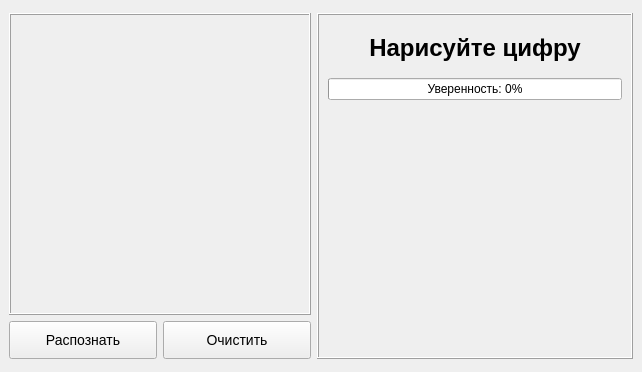
<?xml version="1.0" encoding="UTF-8"?>
<ui version="4.0">
 <class>MainWindow</class>
 <widget class="QMainWindow" name="MainWindow">
  <property name="geometry">
   <rect>
    <x>0</x>
    <y>0</y>
    <width>642</width>
    <height>372</height>
   </rect>
  </property>
  <property name="sizePolicy">
   <sizepolicy hsizetype="Preferred" vsizetype="Fixed">
    <horstretch>0</horstretch>
    <verstretch>0</verstretch>
   </sizepolicy>
  </property>
  <property name="windowTitle">
   <string>Распознавание цифр</string>
  </property>
  <widget class="QWidget" name="centralwidget">
   <layout class="QGridLayout" name="gridLayout">
    <item row="0" column="0">
     <layout class="QVBoxLayout" name="verticalLayout_2">
      <item>
       <widget class="QFrame" name="canvasFrame">
        <property name="sizePolicy">
         <sizepolicy hsizetype="Fixed" vsizetype="Fixed">
          <horstretch>0</horstretch>
          <verstretch>0</verstretch>
         </sizepolicy>
        </property>
        <property name="frameShape">
         <enum>QFrame::Box</enum>
        </property>
        <property name="frameShadow">
         <enum>QFrame::Raised</enum>
        </property>
        <layout class="QVBoxLayout" name="verticalLayout">
         <item>
          <widget class="DrawingCanvas" name="canvas" native="true">
           <property name="sizePolicy">
            <sizepolicy hsizetype="Fixed" vsizetype="Fixed">
             <horstretch>0</horstretch>
             <verstretch>0</verstretch>
            </sizepolicy>
           </property>
           <property name="minimumSize">
            <size>
             <width>280</width>
             <height>280</height>
            </size>
           </property>
           <property name="maximumSize">
            <size>
             <width>280</width>
             <height>280</height>
            </size>
           </property>
           <property name="cursor">
            <cursorShape>CrossCursor</cursorShape>
           </property>
          </widget>
         </item>
        </layout>
       </widget>
      </item>
      <item>
       <layout class="QHBoxLayout" name="horizontalLayout">
        <item>
         <widget class="QPushButton" name="predictButton">
          <property name="styleSheet">
           <string>padding: 10px; font-size: 14px;</string>
          </property>
          <property name="text">
           <string>Распознать</string>
          </property>
         </widget>
        </item>
        <item>
         <widget class="QPushButton" name="clearButton">
          <property name="styleSheet">
           <string>padding: 10px; font-size: 14px;</string>
          </property>
          <property name="text">
           <string>Очистить</string>
          </property>
         </widget>
        </item>
       </layout>
      </item>
     </layout>
    </item>
    <item row="0" column="1">
     <widget class="QFrame" name="predictionFrame">
      <property name="frameShape">
       <enum>QFrame::Box</enum>
      </property>
      <property name="frameShadow">
       <enum>QFrame::Raised</enum>
      </property>
      <layout class="QVBoxLayout" name="verticalLayout_3">
       <item>
        <widget class="QLabel" name="predictionLabel">
         <property name="sizePolicy">
          <sizepolicy hsizetype="Preferred" vsizetype="Fixed">
           <horstretch>0</horstretch>
           <verstretch>0</verstretch>
          </sizepolicy>
         </property>
         <property name="styleSheet">
          <string>font-size: 24px; font-weight: bold; margin: 10px;</string>
         </property>
         <property name="text">
          <string>Нарисуйте цифру</string>
         </property>
         <property name="alignment">
          <set>Qt::AlignCenter</set>
         </property>
        </widget>
       </item>
       <item>
        <widget class="QProgressBar" name="confidenceBar">
         <property name="value">
          <number>0</number>
         </property>
         <property name="alignment">
          <set>Qt::AlignCenter</set>
         </property>
         <property name="textVisible">
          <bool>true</bool>
         </property>
         <property name="format">
          <string>Уверенность: %p%</string>
         </property>
        </widget>
       </item>
       <item>
        <widget class="QLabel" name="probabilitiesLabel">
         <property name="font">
          <font>
           <family>Monospace</family>
           <pointsize>-1</pointsize>
          </font>
         </property>
         <property name="styleSheet">
          <string>font-size: 12px; margin: 10px;</string>
         </property>
         <property name="text">
          <string/>
         </property>
         <property name="textFormat">
          <enum>Qt::RichText</enum>
         </property>
         <property name="alignment">
          <set>Qt::AlignLeading|Qt::AlignLeft|Qt::AlignVCenter</set>
         </property>
        </widget>
       </item>
      </layout>
     </widget>
    </item>
   </layout>
  </widget>
 </widget>
 <customwidgets>
  <customwidget>
   <class>DrawingCanvas</class>
   <extends>QWidget</extends>
   <header>drawingcanvas.hpp</header>
  </customwidget>
 </customwidgets>
 <resources/>
 <connections/>
</ui>
